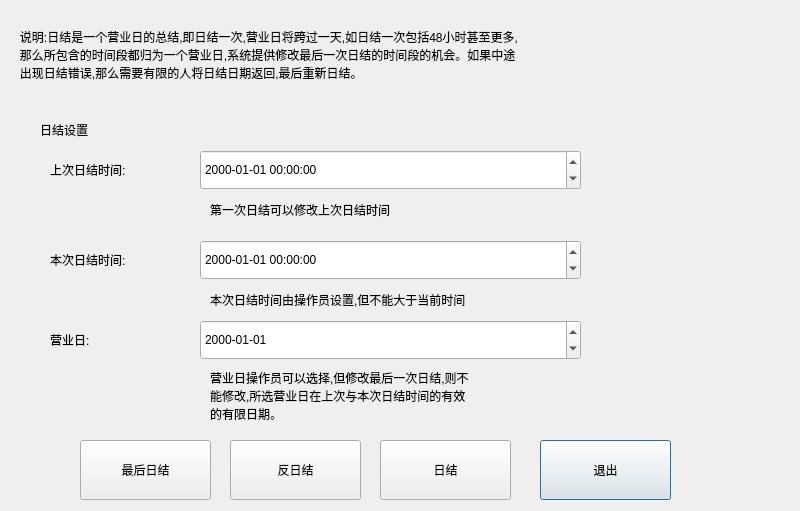
<?xml version="1.0" encoding="UTF-8"?>
<ui version="4.0">
 <class>back_business_day</class>
 <widget class="QDialog" name="back_business_day">
  <property name="geometry">
   <rect>
    <x>0</x>
    <y>0</y>
    <width>800</width>
    <height>511</height>
   </rect>
  </property>
  <property name="windowTitle">
   <string>Dialog</string>
  </property>
  <widget class="QLabel" name="label_2">
   <property name="geometry">
    <rect>
     <x>10</x>
     <y>15</y>
     <width>800</width>
     <height>80</height>
    </rect>
   </property>
   <property name="sizePolicy">
    <sizepolicy hsizetype="Expanding" vsizetype="Fixed">
     <horstretch>0</horstretch>
     <verstretch>0</verstretch>
    </sizepolicy>
   </property>
   <property name="minimumSize">
    <size>
     <width>0</width>
     <height>80</height>
    </size>
   </property>
   <property name="text">
    <string>   说明:日结是一个营业日的总结,即日结一次,营业日将跨过一天,如日结一次包括48小时甚至更多,
   那么所包含的时间段都归为一个营业日,系统提供修改最后一次日结的时间段的机会。如果中途
   出现日结错误,那么需要有限的人将日结日期返回,最后重新日结。</string>
   </property>
  </widget>
  <widget class="QLabel" name="label_3">
   <property name="geometry">
    <rect>
     <x>40</x>
     <y>110</y>
     <width>151</width>
     <height>40</height>
    </rect>
   </property>
   <property name="text">
    <string>日结设置</string>
   </property>
  </widget>
  <widget class="QLabel" name="label_4">
   <property name="geometry">
    <rect>
     <x>50</x>
     <y>150</y>
     <width>131</width>
     <height>40</height>
    </rect>
   </property>
   <property name="text">
    <string>上次日结时间:</string>
   </property>
  </widget>
  <widget class="lds_datetimeEdit" name="dateTimeEdit">
   <property name="geometry">
    <rect>
     <x>200</x>
     <y>150</y>
     <width>381</width>
     <height>40</height>
    </rect>
   </property>
   <property name="sizePolicy">
    <sizepolicy hsizetype="Expanding" vsizetype="Fixed">
     <horstretch>0</horstretch>
     <verstretch>0</verstretch>
    </sizepolicy>
   </property>
   <property name="minimumSize">
    <size>
     <width>0</width>
     <height>40</height>
    </size>
   </property>
   <property name="displayFormat">
    <string>yyyy-MM-dd hh:mm:ss</string>
   </property>
  </widget>
  <widget class="QLabel" name="label_5">
   <property name="geometry">
    <rect>
     <x>210</x>
     <y>190</y>
     <width>351</width>
     <height>40</height>
    </rect>
   </property>
   <property name="text">
    <string>第一次日结可以修改上次日结时间</string>
   </property>
  </widget>
  <widget class="QLabel" name="label_6">
   <property name="geometry">
    <rect>
     <x>50</x>
     <y>240</y>
     <width>131</width>
     <height>40</height>
    </rect>
   </property>
   <property name="text">
    <string>本次日结时间:</string>
   </property>
  </widget>
  <widget class="QLabel" name="label_7">
   <property name="geometry">
    <rect>
     <x>210</x>
     <y>280</y>
     <width>411</width>
     <height>40</height>
    </rect>
   </property>
   <property name="text">
    <string>本次日结时间由操作员设置,但不能大于当前时间</string>
   </property>
  </widget>
  <widget class="lds_datetimeEdit" name="dateTimeEdit_2">
   <property name="geometry">
    <rect>
     <x>200</x>
     <y>240</y>
     <width>381</width>
     <height>40</height>
    </rect>
   </property>
   <property name="sizePolicy">
    <sizepolicy hsizetype="Expanding" vsizetype="Fixed">
     <horstretch>0</horstretch>
     <verstretch>0</verstretch>
    </sizepolicy>
   </property>
   <property name="minimumSize">
    <size>
     <width>0</width>
     <height>40</height>
    </size>
   </property>
   <property name="displayFormat">
    <string>yyyy-MM-dd hh:mm:ss</string>
   </property>
  </widget>
  <widget class="QLabel" name="label_8">
   <property name="geometry">
    <rect>
     <x>50</x>
     <y>320</y>
     <width>131</width>
     <height>40</height>
    </rect>
   </property>
   <property name="text">
    <string>营业日:</string>
   </property>
  </widget>
  <widget class="QLabel" name="label_9">
   <property name="geometry">
    <rect>
     <x>210</x>
     <y>360</y>
     <width>411</width>
     <height>71</height>
    </rect>
   </property>
   <property name="text">
    <string>营业日操作员可以选择,但修改最后一次日结,则不
能修改,所选营业日在上次与本次日结时间的有效
的有限日期。</string>
   </property>
  </widget>
  <widget class="QPushButton" name="pushButton_12">
   <property name="geometry">
    <rect>
     <x>540</x>
     <y>440</y>
     <width>131</width>
     <height>60</height>
    </rect>
   </property>
   <property name="sizePolicy">
    <sizepolicy hsizetype="Fixed" vsizetype="Fixed">
     <horstretch>0</horstretch>
     <verstretch>0</verstretch>
    </sizepolicy>
   </property>
   <property name="minimumSize">
    <size>
     <width>91</width>
     <height>60</height>
    </size>
   </property>
   <property name="focusPolicy">
    <enum>Qt::StrongFocus</enum>
   </property>
   <property name="text">
    <string>退出</string>
   </property>
   <property name="outer_stylesheet" stdset="0">
    <string>pushbutton</string>
   </property>
  </widget>
  <widget class="QPushButton" name="pushButton_11">
   <property name="geometry">
    <rect>
     <x>230</x>
     <y>440</y>
     <width>131</width>
     <height>60</height>
    </rect>
   </property>
   <property name="sizePolicy">
    <sizepolicy hsizetype="Fixed" vsizetype="Fixed">
     <horstretch>0</horstretch>
     <verstretch>0</verstretch>
    </sizepolicy>
   </property>
   <property name="minimumSize">
    <size>
     <width>91</width>
     <height>60</height>
    </size>
   </property>
   <property name="focusPolicy">
    <enum>Qt::StrongFocus</enum>
   </property>
   <property name="text">
    <string>反日结</string>
   </property>
   <property name="outer_stylesheet" stdset="0">
    <string>pushbutton</string>
   </property>
  </widget>
  <widget class="QPushButton" name="pushButton_10">
   <property name="geometry">
    <rect>
     <x>80</x>
     <y>440</y>
     <width>131</width>
     <height>60</height>
    </rect>
   </property>
   <property name="sizePolicy">
    <sizepolicy hsizetype="Fixed" vsizetype="Fixed">
     <horstretch>0</horstretch>
     <verstretch>0</verstretch>
    </sizepolicy>
   </property>
   <property name="minimumSize">
    <size>
     <width>91</width>
     <height>60</height>
    </size>
   </property>
   <property name="focusPolicy">
    <enum>Qt::StrongFocus</enum>
   </property>
   <property name="text">
    <string>最后日结</string>
   </property>
   <property name="outer_stylesheet" stdset="0">
    <string>pushbutton</string>
   </property>
  </widget>
  <widget class="QPushButton" name="pushButton_13">
   <property name="geometry">
    <rect>
     <x>380</x>
     <y>440</y>
     <width>131</width>
     <height>60</height>
    </rect>
   </property>
   <property name="sizePolicy">
    <sizepolicy hsizetype="Fixed" vsizetype="Expanding">
     <horstretch>0</horstretch>
     <verstretch>0</verstretch>
    </sizepolicy>
   </property>
   <property name="minimumSize">
    <size>
     <width>91</width>
     <height>60</height>
    </size>
   </property>
   <property name="focusPolicy">
    <enum>Qt::StrongFocus</enum>
   </property>
   <property name="text">
    <string>日结</string>
   </property>
   <property name="outer_stylesheet" stdset="0">
    <string>pushbutton</string>
   </property>
  </widget>
  <widget class="QDateEdit" name="dateEdit">
   <property name="geometry">
    <rect>
     <x>200</x>
     <y>320</y>
     <width>381</width>
     <height>40</height>
    </rect>
   </property>
   <property name="displayFormat">
    <string>yyyy-MM-dd</string>
   </property>
  </widget>
 </widget>
 <customwidgets>
  <customwidget>
   <class>lds_datetimeEdit</class>
   <extends>QDateTimeEdit</extends>
   <header>lds_datetimeedit.h</header>
  </customwidget>
 </customwidgets>
 <resources/>
 <connections/>
</ui>
